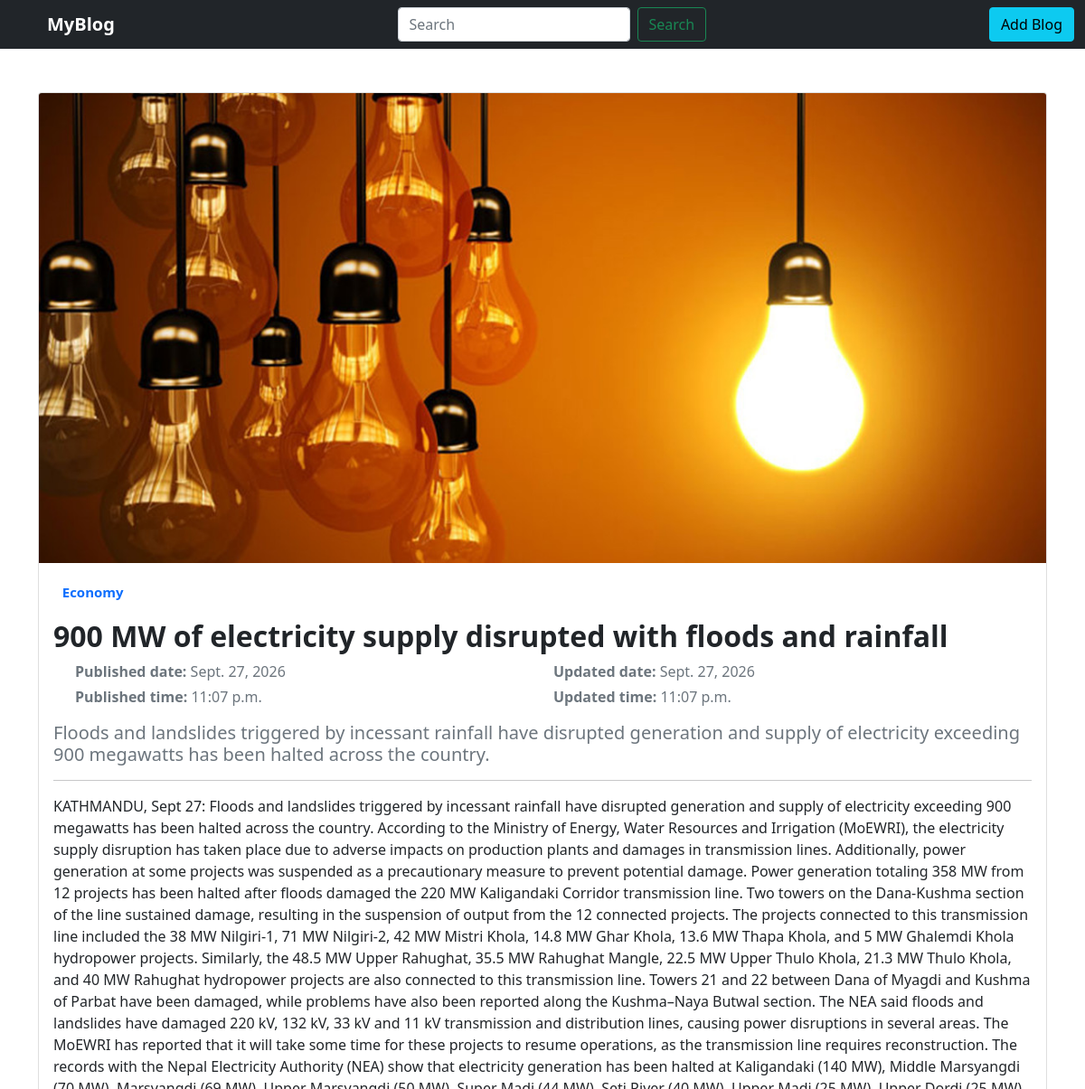
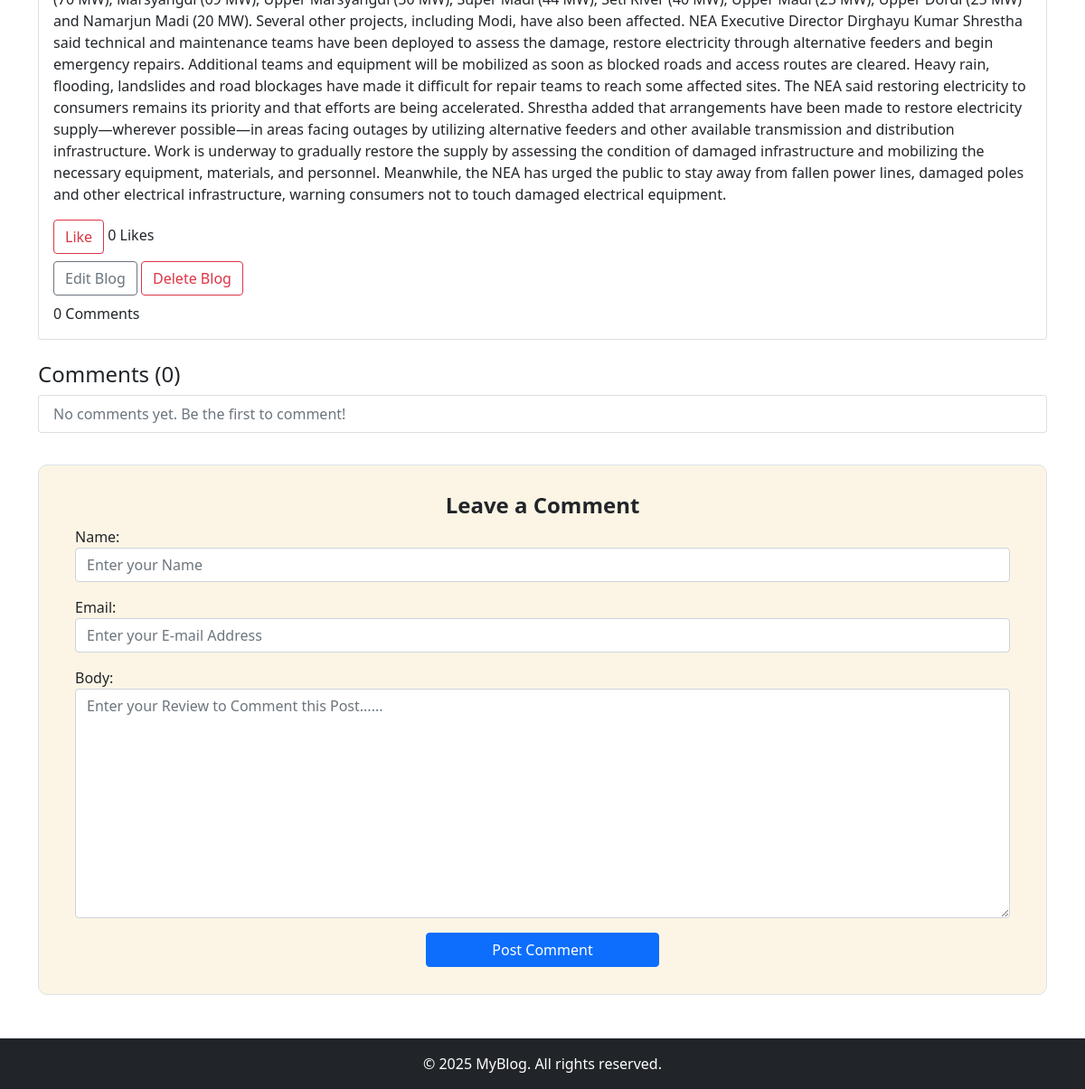
The app's page /posts/1/ with its own data (2 pictures, top to bottom).
### blog/models.py (models this page shows)
class Blog(models.Model):
    title = models.CharField(max_length=1500)
    description = models.TextField(max_length=9000)
    image = models.ImageField(upload_to="blog_images/")
    content = models.CharField(max_length=30000000)
    created_date = models.DateTimeField(auto_now_add=True)
    updated_date = models.DateTimeField(auto_now=True)
    likes = models.PositiveIntegerField(default=0)
    CATEGORY_CHOICES = [
        ("politics", "Politics"),
        ("economy", "Economy"),
        ("society", "Society"),
        ("world", "World"),
        ("op-ed", "OP-ED"),
        ("sports", "Sports"),
        ("diaspora", "Diaspora"),
        ("market", "Market"),
    ]
    category = models.CharField(
        max_length=20,
        choices=CATEGORY_CHOICES
    )
    def __str__(self):
        return self.title

### blog/views.py (the view, shortened to what this page needs)
# urls.py: path('posts/<int:pk>/', views.blog_detail, name='detail'),
def blog_detail(request, pk):       # pk = primary key, should have a unique primary key
    posts = get_object_or_404(Blog, pk=pk)
    print(posts, ": ", posts.__str__())
    comments = posts.comments.all()
    form = CommentForm()
    return render(request, 'detail.html', {'posts': posts, 'form': form, 'comments': comments})

### blog/forms.py
class CommentForm(forms.ModelForm):
    class Meta:
        model = Comment     # kun model ko form ho?
        fields = ('name', 'email', 'body')
        widgets = {
            'name': forms.TextInput(attrs={'class': 'form-control', 'placeholder': 'Enter your Name', 'required': True,}),
            'email': forms.EmailInput(attrs={'class': 'form-control', 'placeholder': 'Enter your E-mail Address', 'required': True,}),
            'body': forms.Textarea(attrs={'class': 'form-control', 'placeholder': 'Enter your Review to Comment this Post......', 'required': True,})
            }

### blog/templates/detail.html (shortened to what this page needs)
{% extends "base.html" %}
{% block title %}{{posts.title}}{% endblock title %} {% block content %}
<div class="container my-5">
  <div class="row">
    <div class="col-lg-12 mx-auto">
      <div class="card">
        {% if posts.image %}
        <img
          src="{{ posts.image.url }}"
          class="card-img-top"
          alt="{{ posts.title }}"
        />
        {% endif %}
        <div class="card-body">
          <p class="text-md-start fs-5">
            <span class="badge text-primary">
              {{ posts.get_category_display }}
            </span>
          </p>
          <h2 class="card-title text-lg-start">
            <strong>{{posts.title}}</strong>
          </h2>
          <div class="container">
            <div class="row">
              <div class="col">
                <p class="text-muted mb-1">
                  <strong>Published date:</strong> {{posts.created_date|date}}
                </p>
                <p class="text-muted">
                  <strong>Published time:</strong> {{posts.created_date|time}}
                </p>
              </div>
              <div class="col">
                <p class="text-muted mb-1">
                  <strong>Updated date:</strong> {{ posts.updated_date|date}}
                </p>
                <p class="text-muted">
                  <strong>Updated time:</strong> {{ posts.updated_date|time }}
                </p>
              </div>
            </div>
          </div>
          <h5 class="text-muted">{{posts.content|safe}}</h5>
          <hr />
          <p class="">{{posts.description}}</p>
          <form method="POST" action="{% url 'like' posts.pk %}">
            <button type="submit" class="btn btn-outline-danger">
               Like
            </button>
            <span>{{ posts.likes }}</span> Likes
          </form>
          <a
            href="{% url 'blog-update' posts.pk %}"
            class="btn btn-outline-secondary mt-2"
          >
            Edit Blog
          </a>
          <a
            href="{% url 'blog_delete' posts.pk %}"
            class="btn btn-outline-danger mt-2"
          >
            Delete Blog
          </a>
          <div class="mt-2">
            <span>{{ comments.count }}</span> Comments
          </div>
        </div>
      </div>
      <div class="mt-4">
        <h4>Comments ({{ comments.count }})</h4>
        <ul class="list-group">
          {% for comment in comments %}
          <li class="list-group-item">
            <p class="mb-1">
              <strong>{{ comment.name }}:</strong> {{ comment.body }}
            </p>
            <small class="text-muted"
              >{{ comment.created_date|date:"F j, Y, g:i A" }}</small
            >
          </li>
          {% empty %}
          <li class="list-group-item text-muted">
            No comments yet. Be the first to comment!
          </li>
          {% endfor %}
        </ul>
      </div>
      <div
        class="border min-vh-150"
        style="
          background-color: #fcf5e5;
          margin-top: 35px;
          padding: 30px 40px;
          border-radius: 10px;
        "
      >
        <h4 class="text-center fw-bold">Leave a Comment</h4>
        <form method="POST">
          <div class="mb-3">{{form.as_p}}</div>
          <div class="d-grid col-3 mx-auto">
            <button type="submit" class="btn btn-primary rounded-lg">
              Post Comment
            </button>
          </div>
        </form>
      </div>
    </div>
  </div>
</div>
{% endblock %}

### blog/static/css/style.css (style rules this page uses)
html, body { min-height: 100%; }
body { min-height: 100vh; display: flex; flex-direction: column; background-color: antiquewhite; }

### records on screen
Blog: image (picture), category "Economy", title "900 MW of electricity supply disrupted with floods and rainfall", created_date "Sept. 27, 2026", created_date "11:07 p.m.", updated_date "Sept. 27, 2026", updated_date "11:07 p.m.", content "Floods and landslides triggered by incessant rainfall have disrupted generation and supply of electricity exceeding 900 megawatts has been halted across the country.", description "KATHMANDU, Sept 27: Floods and landslides triggered by incessant rainfall have disrupted generation and supply of electricity exceeding 900 megawatts has been halted across the country. According to the Ministry of Energy, Water Resources and Irrigation (MoEWRI), the electricity supply disruption has taken place due to adverse impacts on production plants and damages in transmission lines. Additionally, power generation at some projects was suspended as a precautionary measure to prevent potential damage. Power generation totaling 358 MW from 12 projects has been halted after floods damaged the 220 MW Kaligandaki Corridor transmission line. Two towers on the Dana-Kushma section of the line…", likes "0", count "0"

### other values on screen
{{ comments.count }} "0"
